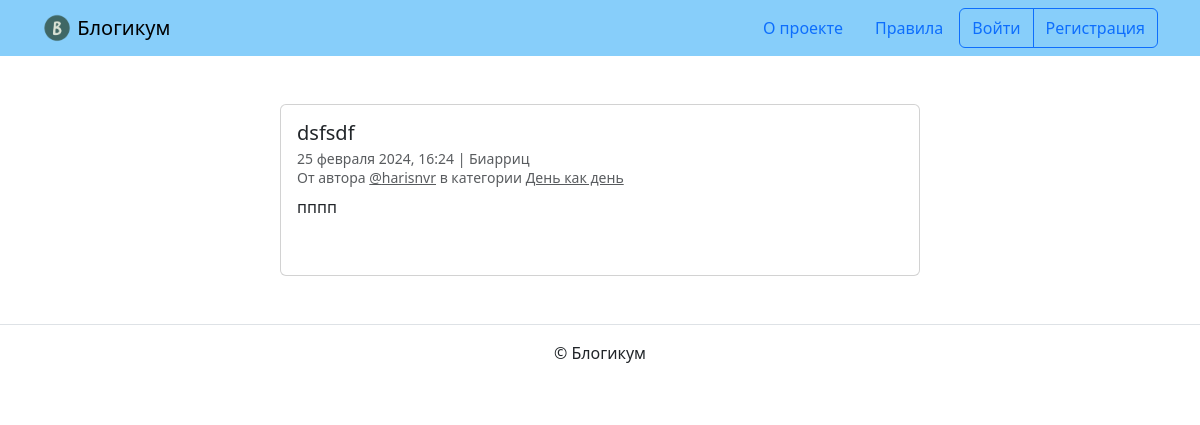
/posts/47/, run on the app's committed database.
### blog/models.py (models this page shows, shortened)
class BaseModel(models.Model):
    is_published = models.BooleanField(
        default=True,
        verbose_name='Опубликовано',
        help_text='Снимите галочку, чтобы скрыть публикацию.'
    )
    created_at = models.DateTimeField(
        auto_now_add=True,
        verbose_name='Добавлено'
    )
    class Meta:
        abstract = True

class Post(BaseModel):
    title = models.CharField(
        max_length=MX_CHARS,
        verbose_name='Заголовок'
    )
    text = models.TextField(
        verbose_name='Текст'
    )
    pub_date = models.DateTimeField(
        verbose_name='Дата и время публикации',
        help_text='Если установить дату и время в будущем — можно делать '
                  'отложенные публикации.'
    )
    author = models.ForeignKey(
        USER,
        on_delete=models.CASCADE,
        verbose_name='Автор публикации',
        related_name='posts'
    )
    location = models.ForeignKey(
        Location,
        on_delete=models.SET_NULL,
        blank=True,
        null=True,
        verbose_name='Местоположение',
        related_name='posts'
    )
    category = models.ForeignKey(
        Category,
        on_delete=models.SET_NULL,
        null=True,
        verbose_name='Категория',
        related_name='posts'
    )
    image = models.ImageField(
        verbose_name='Фото',
        upload_to='post_images',
        blank=True
    )
    class Meta:
        verbose_name = 'публикация'
        verbose_name_plural = 'Публикации'
        ordering = ['-pub_date']

class Location(BaseModel):
    name = models.CharField(
        max_length=MX_CHARS,
        verbose_name='Название места'
    )
    class Meta:
        verbose_name = 'местоположение'
        verbose_name_plural = 'Местоположения'

class Category(BaseModel):
    title = models.CharField(
        max_length=MX_CHARS,
        verbose_name='Заголовок'
    )
    description = models.TextField(
        verbose_name='Описание'
    )
    slug = models.SlugField(
        unique=True,
        verbose_name='Идентификатор',
        help_text='Идентификатор страницы для URL; разрешены символы '
                  'латиницы, цифры, дефис и подчёркивание.'
    )
    class Meta:
        verbose_name = 'категория'
        verbose_name_plural = 'Категории'

### blog/views.py (the view)
# urls.py: path('posts/<int:post_id>/', views.detail, name='post_detail'),
def detail(request, post_id):
    post = get_object_or_404(base_request(), pk=post_id)
    form = CommentaryForm(request.POST, instance=post)
    comment = Commentary.objects.select_related('author')
    template = 'blog/detail.html'
    context = {'post': post, 'form': form, 'comment': comment}
    return render(request, template, context)

### blog/views.py (called while the page is built)
def base_request():
    return Post.objects.select_related(
        'category',
        'author',
        'location'
    ).filter(
        is_published=True,
        category__is_published=True,
        pub_date__lte=timezone.now()
    )

### templates/blog/detail.html (shortened to what this page needs)
{% extends "base.html" %}
{% block content %}
  <div class="col d-flex justify-content-center">
    <div class="card" style="width: 40rem;">
      <div class="card-body">
        <h5 class="card-title">{{ post.title }}</h5>
        <h6 class="card-subtitle mb-2 text-muted">
          <small>
            {{ post.pub_date|date:"d E Y, H:i" }} | {% if post.location and post.location.is_published %}{{ post.location.name }}{% else %}Планета Земля{% endif %}<br>
            От автора <a class="text-muted" href="{% url 'blog:profile' post.author.username %}">@{{ post.author.username }}</a> в
            категории {% include "includes/category_link.html" %}
          </small>
        </h6>
        <p class="card-text">{{ post.text|linebreaksbr }}</p>
        {% include "includes/comments.html" %}
      </div>
    </div>
  </div>
{% endblock %}

### templates/includes/category_link.html
<a class="text-muted" href="{% url 'blog:category_posts' post.category.slug %}">
  {{ post.category.title }}
</a>

### data on the page
Post: title "dsfsdf", pub_date "25 февраля 2024, 16:24", location.name "Биарриц", author.username "harisnvr", category "День как день", text "пппп"
